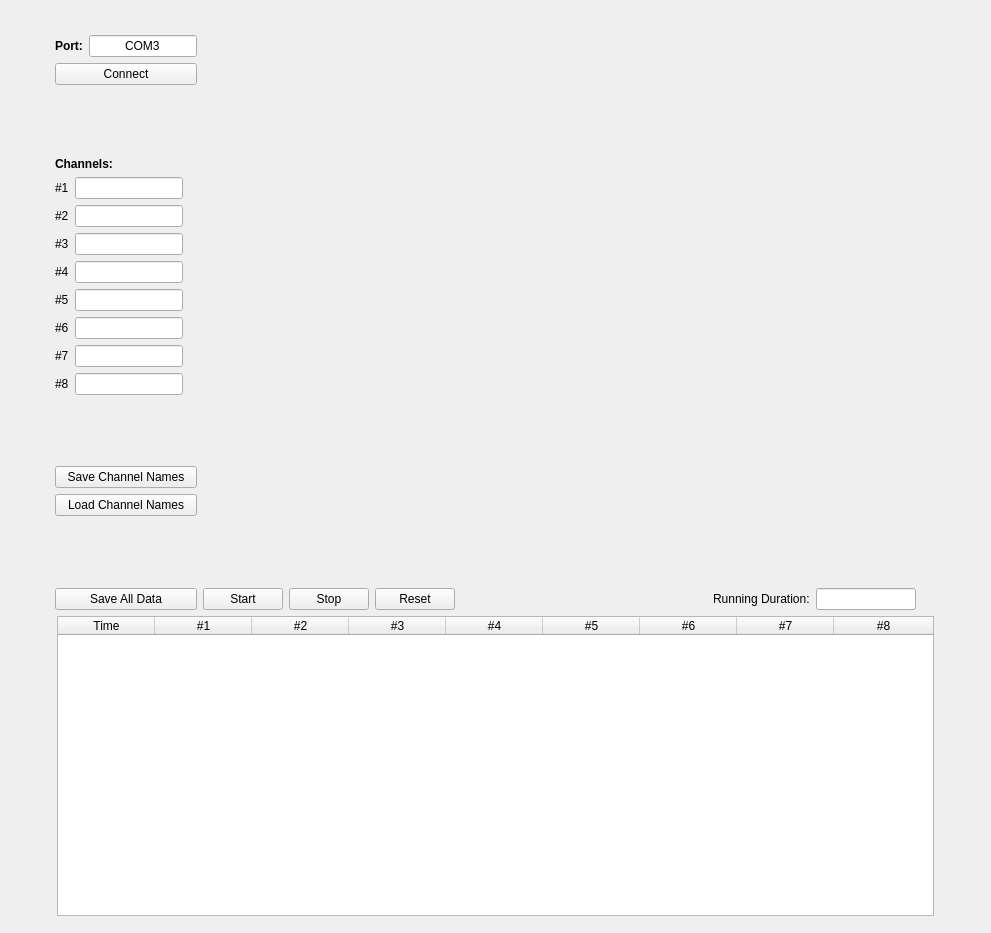
<?xml version="1.0" encoding="UTF-8"?>
<ui version="4.0">
 <class>SensorDisplay</class>
 <widget class="QWidget" name="SensorDisplay">
  <property name="geometry">
   <rect>
    <x>0</x>
    <y>0</y>
    <width>991</width>
    <height>933</height>
   </rect>
  </property>
  <property name="windowTitle">
   <string>Form</string>
  </property>
  <widget class="QWidget" name="verticalLayoutWidget_2">
   <property name="geometry">
    <rect>
     <x>30</x>
     <y>10</y>
     <width>931</width>
     <height>906</height>
    </rect>
   </property>
   <layout class="QVBoxLayout" name="verticalLayout_2">
    <item>
     <layout class="QGridLayout" name="gridLayout">
      <property name="leftMargin">
       <number>25</number>
      </property>
      <property name="topMargin">
       <number>25</number>
      </property>
      <property name="rightMargin">
       <number>25</number>
      </property>
      <property name="bottomMargin">
       <number>0</number>
      </property>
      <item row="0" column="1">
       <widget class="QWidget" name="graph_widget" native="true">
        <property name="sizePolicy">
         <sizepolicy hsizetype="Preferred" vsizetype="Expanding">
          <horstretch>0</horstretch>
          <verstretch>0</verstretch>
         </sizepolicy>
        </property>
       </widget>
      </item>
      <item row="5" column="0">
       <widget class="QPushButton" name="saveAllData">
        <property name="text">
         <string>Save All Data</string>
        </property>
       </widget>
      </item>
      <item row="5" column="1">
       <layout class="QHBoxLayout" name="horizontalLayout">
        <item>
         <widget class="QPushButton" name="startButton">
          <property name="text">
           <string>Start</string>
          </property>
         </widget>
        </item>
        <item>
         <widget class="QPushButton" name="stopButton">
          <property name="text">
           <string>Stop</string>
          </property>
         </widget>
        </item>
        <item>
         <widget class="QPushButton" name="resetButton">
          <property name="text">
           <string>Reset</string>
          </property>
         </widget>
        </item>
        <item>
         <spacer name="horizontalSpacer_3">
          <property name="orientation">
           <enum>Qt::Horizontal</enum>
          </property>
          <property name="sizeHint" stdset="0">
           <size>
            <width>40</width>
            <height>20</height>
           </size>
          </property>
         </spacer>
        </item>
        <item>
         <widget class="QLabel" name="label_10">
          <property name="text">
           <string>Running Duration:</string>
          </property>
         </widget>
        </item>
        <item>
         <widget class="QLineEdit" name="durationLineEdit">
          <property name="maximumSize">
           <size>
            <width>100</width>
            <height>16777215</height>
           </size>
          </property>
         </widget>
        </item>
       </layout>
      </item>
      <item row="0" column="0">
       <layout class="QVBoxLayout" name="verticalLayout">
        <item>
         <layout class="QFormLayout" name="formLayout_3">
          <item row="0" column="0">
           <widget class="QLabel" name="label_9">
            <property name="font">
             <font>
              <weight>75</weight>
              <bold>true</bold>
             </font>
            </property>
            <property name="text">
             <string>Port:</string>
            </property>
            <property name="textFormat">
             <enum>Qt::PlainText</enum>
            </property>
           </widget>
          </item>
          <item row="0" column="1">
           <widget class="QLineEdit" name="portName">
            <property name="sizePolicy">
             <sizepolicy hsizetype="Fixed" vsizetype="Fixed">
              <horstretch>0</horstretch>
              <verstretch>0</verstretch>
             </sizepolicy>
            </property>
            <property name="text">
             <string>COM3</string>
            </property>
            <property name="alignment">
             <set>Qt::AlignCenter</set>
            </property>
           </widget>
          </item>
         </layout>
        </item>
        <item>
         <widget class="QPushButton" name="connectButton">
          <property name="text">
           <string>Connect</string>
          </property>
         </widget>
        </item>
        <item>
         <spacer name="verticalSpacer_3">
          <property name="orientation">
           <enum>Qt::Vertical</enum>
          </property>
          <property name="sizeHint" stdset="0">
           <size>
            <width>20</width>
            <height>40</height>
           </size>
          </property>
         </spacer>
        </item>
        <item>
         <widget class="QLabel" name="label_11">
          <property name="font">
           <font>
            <weight>75</weight>
            <bold>true</bold>
           </font>
          </property>
          <property name="text">
           <string>Channels:</string>
          </property>
         </widget>
        </item>
        <item>
         <layout class="QFormLayout" name="formLayout">
          <item row="0" column="0">
           <widget class="QLabel" name="label_2">
            <property name="text">
             <string>#1</string>
            </property>
           </widget>
          </item>
          <item row="0" column="1">
           <widget class="QLineEdit" name="ch1_name">
            <property name="sizePolicy">
             <sizepolicy hsizetype="Fixed" vsizetype="Fixed">
              <horstretch>0</horstretch>
              <verstretch>0</verstretch>
             </sizepolicy>
            </property>
            <property name="alignment">
             <set>Qt::AlignCenter</set>
            </property>
           </widget>
          </item>
          <item row="1" column="0">
           <widget class="QLabel" name="label">
            <property name="text">
             <string>#2</string>
            </property>
           </widget>
          </item>
          <item row="1" column="1">
           <widget class="QLineEdit" name="ch2_name">
            <property name="sizePolicy">
             <sizepolicy hsizetype="Fixed" vsizetype="Fixed">
              <horstretch>0</horstretch>
              <verstretch>0</verstretch>
             </sizepolicy>
            </property>
            <property name="alignment">
             <set>Qt::AlignCenter</set>
            </property>
           </widget>
          </item>
          <item row="2" column="0">
           <widget class="QLabel" name="label_6">
            <property name="text">
             <string>#3</string>
            </property>
           </widget>
          </item>
          <item row="2" column="1">
           <widget class="QLineEdit" name="ch3_name">
            <property name="enabled">
             <bool>true</bool>
            </property>
            <property name="sizePolicy">
             <sizepolicy hsizetype="Fixed" vsizetype="Fixed">
              <horstretch>0</horstretch>
              <verstretch>0</verstretch>
             </sizepolicy>
            </property>
            <property name="alignment">
             <set>Qt::AlignCenter</set>
            </property>
           </widget>
          </item>
          <item row="3" column="0">
           <widget class="QLabel" name="label_8">
            <property name="text">
             <string>#4</string>
            </property>
           </widget>
          </item>
          <item row="3" column="1">
           <widget class="QLineEdit" name="ch4_name">
            <property name="sizePolicy">
             <sizepolicy hsizetype="Fixed" vsizetype="Fixed">
              <horstretch>0</horstretch>
              <verstretch>0</verstretch>
             </sizepolicy>
            </property>
            <property name="alignment">
             <set>Qt::AlignCenter</set>
            </property>
           </widget>
          </item>
          <item row="4" column="0">
           <widget class="QLabel" name="label_7">
            <property name="text">
             <string>#5</string>
            </property>
           </widget>
          </item>
          <item row="4" column="1">
           <widget class="QLineEdit" name="ch5_name">
            <property name="sizePolicy">
             <sizepolicy hsizetype="Fixed" vsizetype="Fixed">
              <horstretch>0</horstretch>
              <verstretch>0</verstretch>
             </sizepolicy>
            </property>
            <property name="alignment">
             <set>Qt::AlignCenter</set>
            </property>
           </widget>
          </item>
          <item row="5" column="0">
           <widget class="QLabel" name="label_4">
            <property name="text">
             <string>#6</string>
            </property>
           </widget>
          </item>
          <item row="5" column="1">
           <widget class="QLineEdit" name="ch6_name">
            <property name="sizePolicy">
             <sizepolicy hsizetype="Fixed" vsizetype="Fixed">
              <horstretch>0</horstretch>
              <verstretch>0</verstretch>
             </sizepolicy>
            </property>
            <property name="alignment">
             <set>Qt::AlignCenter</set>
            </property>
           </widget>
          </item>
          <item row="6" column="0">
           <widget class="QLabel" name="label_5">
            <property name="text">
             <string>#7</string>
            </property>
           </widget>
          </item>
          <item row="6" column="1">
           <widget class="QLineEdit" name="ch7_name">
            <property name="sizePolicy">
             <sizepolicy hsizetype="Fixed" vsizetype="Fixed">
              <horstretch>0</horstretch>
              <verstretch>0</verstretch>
             </sizepolicy>
            </property>
            <property name="alignment">
             <set>Qt::AlignCenter</set>
            </property>
           </widget>
          </item>
          <item row="7" column="0">
           <widget class="QLabel" name="label_3">
            <property name="text">
             <string>#8</string>
            </property>
           </widget>
          </item>
          <item row="7" column="1">
           <widget class="QLineEdit" name="ch8_name">
            <property name="sizePolicy">
             <sizepolicy hsizetype="Fixed" vsizetype="Fixed">
              <horstretch>0</horstretch>
              <verstretch>0</verstretch>
             </sizepolicy>
            </property>
            <property name="alignment">
             <set>Qt::AlignCenter</set>
            </property>
           </widget>
          </item>
         </layout>
        </item>
        <item>
         <spacer name="verticalSpacer_2">
          <property name="orientation">
           <enum>Qt::Vertical</enum>
          </property>
          <property name="sizeHint" stdset="0">
           <size>
            <width>20</width>
            <height>40</height>
           </size>
          </property>
         </spacer>
        </item>
        <item>
         <widget class="QPushButton" name="saveChannels">
          <property name="text">
           <string>Save Channel Names</string>
          </property>
         </widget>
        </item>
        <item>
         <widget class="QPushButton" name="loadChannels">
          <property name="text">
           <string>Load Channel Names</string>
          </property>
         </widget>
        </item>
        <item>
         <spacer name="verticalSpacer">
          <property name="orientation">
           <enum>Qt::Vertical</enum>
          </property>
          <property name="sizeHint" stdset="0">
           <size>
            <width>20</width>
            <height>40</height>
           </size>
          </property>
         </spacer>
        </item>
       </layout>
      </item>
      <item row="0" column="2">
       <spacer name="verticalSpacer_5">
        <property name="orientation">
         <enum>Qt::Vertical</enum>
        </property>
        <property name="sizeHint" stdset="0">
         <size>
          <width>20</width>
          <height>40</height>
         </size>
        </property>
       </spacer>
      </item>
     </layout>
    </item>
    <item>
     <layout class="QHBoxLayout" name="horizontalLayout_2">
      <item>
       <spacer name="horizontalSpacer">
        <property name="orientation">
         <enum>Qt::Horizontal</enum>
        </property>
        <property name="sizeHint" stdset="0">
         <size>
          <width>40</width>
          <height>20</height>
         </size>
        </property>
       </spacer>
      </item>
      <item>
       <widget class="QTableWidget" name="dataTable">
        <property name="sizePolicy">
         <sizepolicy hsizetype="Expanding" vsizetype="Fixed">
          <horstretch>0</horstretch>
          <verstretch>0</verstretch>
         </sizepolicy>
        </property>
        <property name="minimumSize">
         <size>
          <width>0</width>
          <height>300</height>
         </size>
        </property>
        <property name="maximumSize">
         <size>
          <width>16777215</width>
          <height>300</height>
         </size>
        </property>
        <property name="verticalScrollBarPolicy">
         <enum>Qt::ScrollBarAsNeeded</enum>
        </property>
        <property name="horizontalScrollBarPolicy">
         <enum>Qt::ScrollBarAlwaysOff</enum>
        </property>
        <property name="sizeAdjustPolicy">
         <enum>QAbstractScrollArea::AdjustToContents</enum>
        </property>
        <property name="sortingEnabled">
         <bool>false</bool>
        </property>
        <property name="rowCount">
         <number>0</number>
        </property>
        <property name="columnCount">
         <number>9</number>
        </property>
        <attribute name="horizontalHeaderVisible">
         <bool>true</bool>
        </attribute>
        <attribute name="horizontalHeaderCascadingSectionResizes">
         <bool>true</bool>
        </attribute>
        <attribute name="horizontalHeaderDefaultSectionSize">
         <number>97</number>
        </attribute>
        <attribute name="horizontalHeaderMinimumSectionSize">
         <number>39</number>
        </attribute>
        <attribute name="horizontalHeaderStretchLastSection">
         <bool>true</bool>
        </attribute>
        <attribute name="verticalHeaderCascadingSectionResizes">
         <bool>false</bool>
        </attribute>
        <attribute name="verticalHeaderShowSortIndicator" stdset="0">
         <bool>false</bool>
        </attribute>
        <attribute name="verticalHeaderStretchLastSection">
         <bool>false</bool>
        </attribute>
        <column>
         <property name="text">
          <string>Time</string>
         </property>
        </column>
        <column>
         <property name="text">
          <string>#1</string>
         </property>
        </column>
        <column>
         <property name="text">
          <string>#2</string>
         </property>
        </column>
        <column>
         <property name="text">
          <string>#3</string>
         </property>
        </column>
        <column>
         <property name="text">
          <string>#4</string>
         </property>
        </column>
        <column>
         <property name="text">
          <string>#5</string>
         </property>
        </column>
        <column>
         <property name="text">
          <string>#6</string>
         </property>
        </column>
        <column>
         <property name="text">
          <string>#7</string>
         </property>
        </column>
        <column>
         <property name="text">
          <string>#8</string>
         </property>
        </column>
       </widget>
      </item>
      <item>
       <spacer name="horizontalSpacer_2">
        <property name="orientation">
         <enum>Qt::Horizontal</enum>
        </property>
        <property name="sizeHint" stdset="0">
         <size>
          <width>40</width>
          <height>20</height>
         </size>
        </property>
       </spacer>
      </item>
     </layout>
    </item>
   </layout>
  </widget>
 </widget>
 <resources/>
 <connections/>
</ui>
